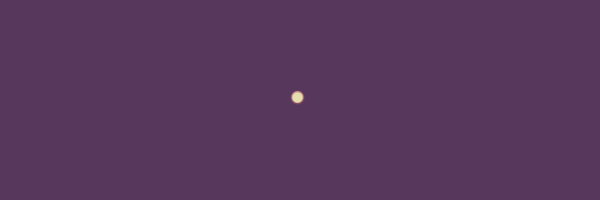
Frame 1 (no input)
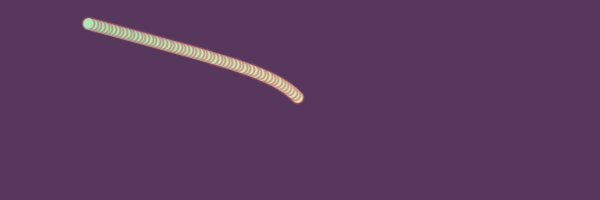
Frame 60 (the mouse pressed at the canvas centre just before this capture)
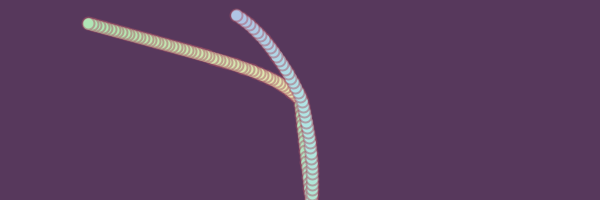
Frame 120 (the mouse held since frame 60 and released just before this capture)

The Processing sketch that drew these frames (run headless with seeded random() and noise(); from frame 60 on, the mouse is pressed at the canvas centre):

// Processing sketch: processing_178680
// ── processing_178680.pde

PVector location;
PVector direction;
float speed;
 
float h = 53;
 
void setup ()
{
  size(600, 200);
  smooth();
 
  frameRate (30);
  initVariables();
   
  colorMode (HSB, 360, 100, 100);
  background (#57385c);
}
 
void draw ()
{
 
  strokeWeight (2);
  stroke (#A75265, 120);
  //fill (#ffedbc);
  fill (h, 23, 90);
 
  moveBall();
  checkEdges ();
  drawBall( );
   
  h += random (3);
  if (h > 360)
  {
    h = 0;
  }
}
 
void checkEdges ()
{
  if (location.x < 0)
  {
    location.x = 0;
    direction.x = direction.x * -1;
  }
  if (location.x > width)
  {
    location.x = width;
    direction.x = direction.x * -1;
  }
 
  if (location.y < 0)
  {
    location.y = 0;
    direction.y = direction.y * -1;
  }
  if (location.y > height)
  {
    location.y = height;
    direction.y = direction.y * -1;
  }
}
 
void moveBall ()
{
  float angle = atan2 (mouseY - location.y, mouseX - location.x);
  PVector target = new PVector ( cos (angle), sin (angle));
  target.mult (0.15);
 
  direction.add (target);
  direction.normalize();
 
  PVector velocity = direction.get(); // kopiert direction
  velocity.mult (speed);
  location.add (velocity);
}
 
void drawBall ()
{
  ellipse (location.x, location.y, 12, 12);
}
 
void initVariables ()
{
  location = new PVector (width/2, height/2);
 
  float angle = random (TWO_PI);
  direction = new PVector (cos (angle) * 1, sin (angle) * 1);
 
  speed = random (3, 6);
}
 
void mousePressed ()
{
  if (mouseButton == RIGHT) background (#57385c);
  initVariables ();
}
